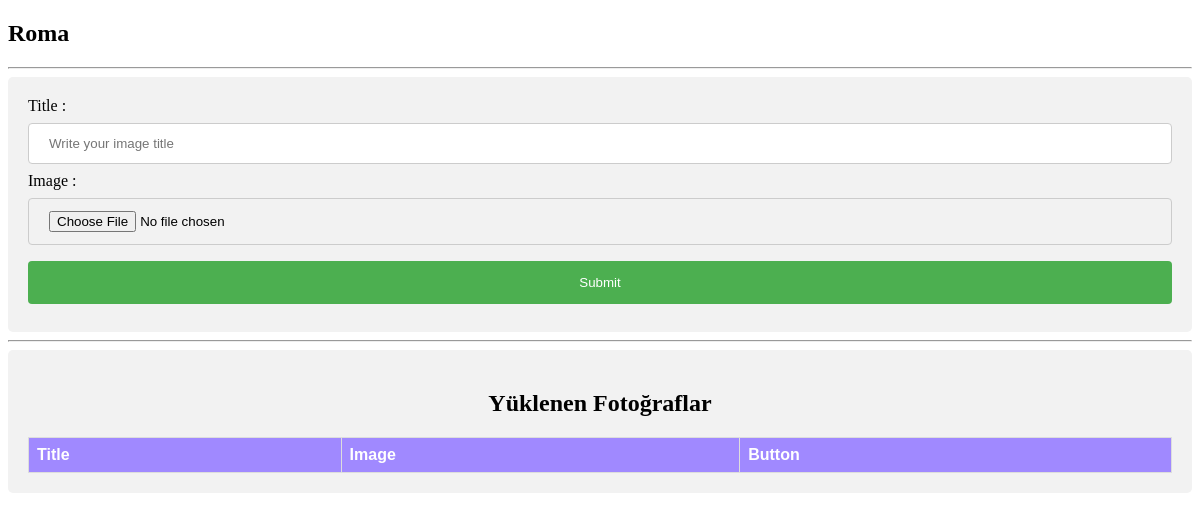
Before: /user/contentaddimage/8 with the older database file.
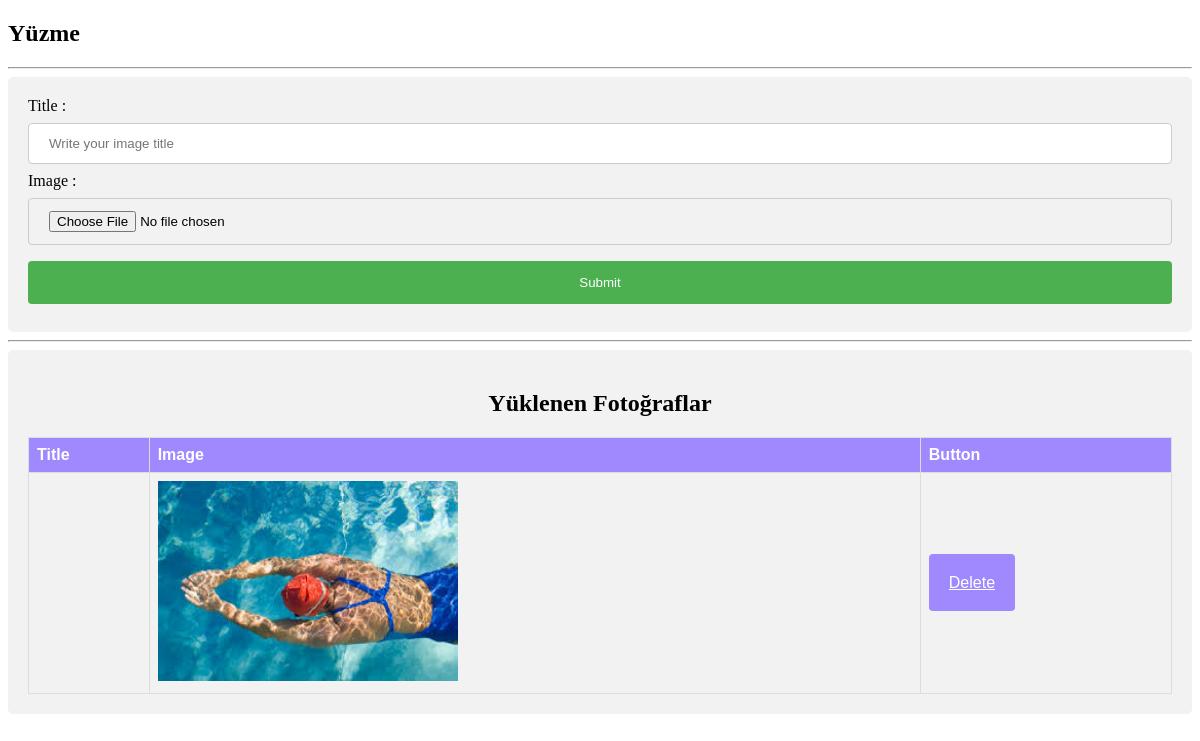
After: the same page with the newer database file.
### product/models.py (models this page shows, shortened)
class Product(models.Model):
    user = models.ForeignKey(User, on_delete=models.SET_NULL, null=True)
    category = models.ForeignKey(Category, on_delete=models.CASCADE, null=True)
    menu = models.ForeignKey(Menu, on_delete=models.CASCADE,null=True)
    type = models.CharField(max_length=10, choices=TYPE, default="Category")
    title = models.CharField(max_length=50)
    keywords = models.CharField(max_length=255)
    description = RichTextUploadingField()
    slug = models.SlugField(null=False, unique=True)
    image = models.ImageField(blank=True, upload_to='images/')
    price = models.FloatField(null=True)
    person_number = models.IntegerField(blank=True, null=True)
    day_number = models.IntegerField(blank=True, null=True)
    shortDetail = RichTextUploadingField(max_length=1400)
    detail = RichTextUploadingField()
    status = models.CharField(max_length=10, choices=STATUS)
    comment_num = models.IntegerField(null=True)
    parent = models.ForeignKey('self', blank=True, null=True, related_name='children', on_delete=models.CASCADE)
    create_at = models.DateTimeField(auto_now_add=True)
    update_at = models.DateTimeField(auto_now=True)
    def image_tag(self):
        return mark_safe('<img src="{}" height="50"/>'.format(self.image.url))
    image_tag.short_description = "Image"

class Images(models.Model):
    content = models.ForeignKey(Product, on_delete=models.CASCADE)
    title = models.CharField(max_length=50, blank=True)
    image = models.ImageField(blank=True, upload_to='images/')
    def image_tag(self):
        return mark_safe('<img src="{}" height="50"/>'.format(self.image.url))
    image_tag.short_description = "Image"

### user/views.py (the view)
# urls.py: path('contentaddimage/<int:id>', views.contentaddimage, name='contentaddimage'),
def contentaddimage(request,id):
    if request.method == 'POST':
        lasturl = request.META.get('HTTP_REFERER')
        form = ContentImageForm(request.POST,request.FILES)
        if form.is_valid():
            data = Images()
            data.title = form.cleaned_data['title']
            data.content_id = id
            data.image = form.cleaned_data['image']
            data.save()
            messages.success(request,'Your image has been successfully uploaded :)')
            return HttpResponseRedirect(lasturl)
        else:
            messages.warning(request,'Form Error:' +str(form.errors))
            return HttpResponseRedirect(lasturl)
    else:
        content = Product.objects.get(id=id)
        images = Images.objects.filter(content_id=id)
        form = ContentImageForm()
        context = {
            'content':content,
            'images':images,
            'form':form,
        }
        return render(request,'content_gallery.html',context)

### product/models.py
class ContentImageForm(ModelForm):
    class Meta:
        model = Images
        fields = ['title','image']

### user/templates/content_gallery.html (shortened to what this page needs)
<!DOCTYPE html>
<html lang="en">
<head>
</head>
<body>
<h2>{{ content.title }}</h2>
</body>
<hr>
</html>
<div>
    <form method="POST" enctype="multipart/form-data">
        <label for="id_title">Title : </label>
        <input type="text" name="title" placeholder="Write your image title" maxlength="50" id="id_title">
        <label for="id_image">Image : </label>
        <input type="file" name="image" placeholder="image" accept="image/*" id="id_image">
        <input type="submit"></button>
    </form>
</div>
<hr>
<div class="table-responsive">
    <table class="table table-striped table-hover">
        <h2 style="text-align: center">Yüklenen Fotoğraflar</h2>
        <thead>
        <tr>
            <th>Title</th>
            <th>Image</th>
            <th>Button</th>
        </tr>
        </thead>
        <tbody>
        {% for rs in images %}
            <tr>
                <td> {{ rs.title }}</td>
                <td><img src="{{ rs.image.url }}" height="200" width="300"></td>
                <td>
                    <a href="/user/deleteimage/{{ rs.id }}" onclick="return confirm('Image will be delete are your sure?')">Delete</a>
                </td>
            </tr>
        {% endfor %}
        </tbody>
    </table>
</div>

Changed rows visible on the page:
changed Product: title "Roma" → "Yüzme"
added Images: image (picture)
